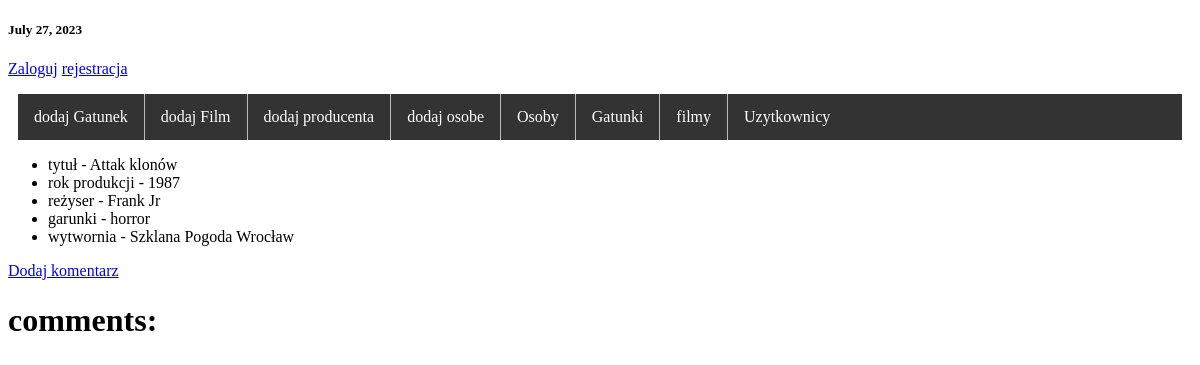
/movie/2/, run on an earlier commit of the app's database.
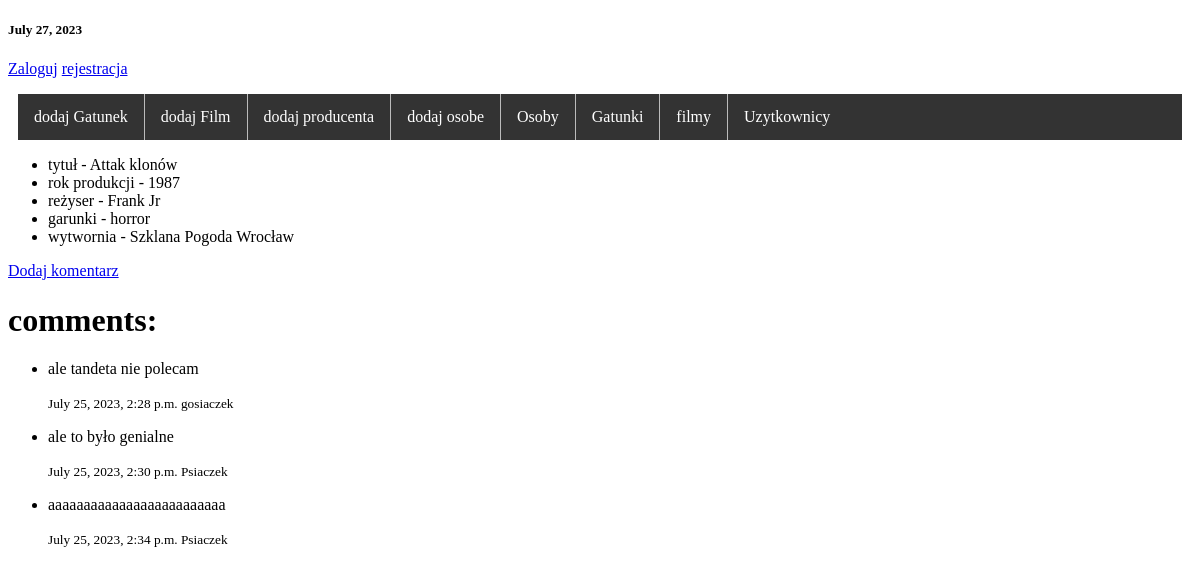
And on a later commit of the database.
### movie_app/models.py (models this page shows, shortened)
class Movie(models.Model):
    title = models.CharField(max_length=123)
    year = models.IntegerField()
    director = models.ForeignKey(Person, on_delete=models.CASCADE)
    producer = models.ForeignKey(Producer, on_delete=models.CASCADE)
    genre = models.ManyToManyField(Genre)

class Person(models.Model):
    first_name = models.CharField(max_length=123)
    last_name = models.CharField(max_length=123)
    year = models.IntegerField()
    def __str__(self):
        return f"{self.first_name} {self.last_name}"

class Genre(models.Model):
    name = models.CharField(max_length=123)
    def __str__(self):
        return self.name

class Producer(models.Model):
    name = models.CharField(max_length=123)
    city = models.CharField(max_length=123)
    year = models.IntegerField()
    def __str__(self):
        return f"{self.name} {self.city}"

class Comment(models.Model):
    movie = models.ForeignKey(Movie, on_delete=models.CASCADE)
    creator = models.ForeignKey(User, on_delete=models.CASCADE)
    text = models.TextField()
    date = models.DateTimeField(auto_now=True)

### movie_app/views.py (the view)
# urls.py: path('movie/<int:id>/', views.MovieDetailView.as_view(), name='detail_movie'),
class MovieDetailView(View):
    def get(self, request, id):
        movie = Movie.objects.get(pk=id)
        return render(request, 'movie_detail.html', {'movie':movie})

### movie_app/context_proccesors.py (called while the page is built)
def zegarek(request):
    return {'date':datetime.now().date}

### templates/movie_detail.html
{% extends 'base.html' %}
{% block content %}
    <ul>
        <li>
            tytuł - {{ movie.title }}
        </li>
        <li>
            rok produkcji - {{ movie.year }}
        </li>
        <li>
            reżyser - {{ movie.director }}
        </li>
        <li>
            garunki - {% for genre in movie.genre.all %} {{ genre }} {% endfor %}
        </li>
        <li>
            wytwornia - {{ movie.producer }}
        </li>
    </ul>
    <a href="{% url 'add_comment' movie.id %}">Dodaj komentarz</a>
    <h1>comments:</h1>
    <ul>
        {% for comment in movie.comment_set.all %}
            <li><p>{{ comment.text }}</p><small>{{ comment.date }} {{ comment.creator }}</small></li>
        {% endfor %}
    </ul>
{% endblock %}

### templates/base.html (shortened to what this page needs)
{% load static %}
<!doctype html>
<html lang="en">
<head>
    <link href="{% static 'css/style.css' %}" rel="stylesheet">
</head>
<body>
<h5>{{ date }}</h5>
{% include 'user_panel.html' %}
<ul class="nav">
    <li class="nav"><a href="{% url 'add_genre' %}">dodaj Gatunek</a> </li>
    <li class="nav"><a href="{% url 'add_movie' %}">dodaj Film</a> </li>
    <li class="nav"><a href="{% url 'add_producer' %}">dodaj producenta</a> </li>
    <li class="nav"><a href="{% url 'add_person' %}">dodaj osobe</a> </li>
    <li class="nav"><a href="{% url 'list_person' %}">Osoby</a> </li>
    <li class="nav"><a href="{% url 'list_genre' %}">Gatunki</a> </li>
    <li class="nav"><a href="{% url 'list_movie' %}">filmy</a> </li>
    <li class="nav"><a href="{% url 'user_list' %}">Uzytkownicy</a> </li>
</ul>
{% block content %}{% endblock %}
</body>
</html>

### templates/user_panel.html
<p>
{% if user.is_authenticated %}
    Witaj {{ user.username }}<br>
    <a href="{% url 'logout' %}">Wyloguj</a>
{% else %}
    <a href="{% url 'login' %}">Zaloguj</a>
    <a href="{% url 'register' %}">rejestracja</a>
{% endif %}
 </p>

### movie_app/static/css/style.css (style rules this page uses)
ul.nav { list-style-type: none; margin: 10px; padding: 0; overflow: hidden; background-color: #333; }
li.nav { float: left; border-right: 1px solid #bbb; }
li:last-child { border-right: none; }
li.nav a { display: block; color: white; text-align: center; padding: 14px 16px; text-decoration: none; }

What changed in the data, as far as the page shows it:
added Comment: text "ale tandeta nie polecam", date "July 25, 2023, 2:28 p.m.", creator "gosiaczek"
added Comment: text "ale to było genialne", date "July 25, 2023, 2:30 p.m.", creator "Psiaczek"
added Comment: text "aaaaaaaaaaaaaaaaaaaaaaaaa", date "July 25, 2023, 2:34 p.m.", creator "Psiaczek"
